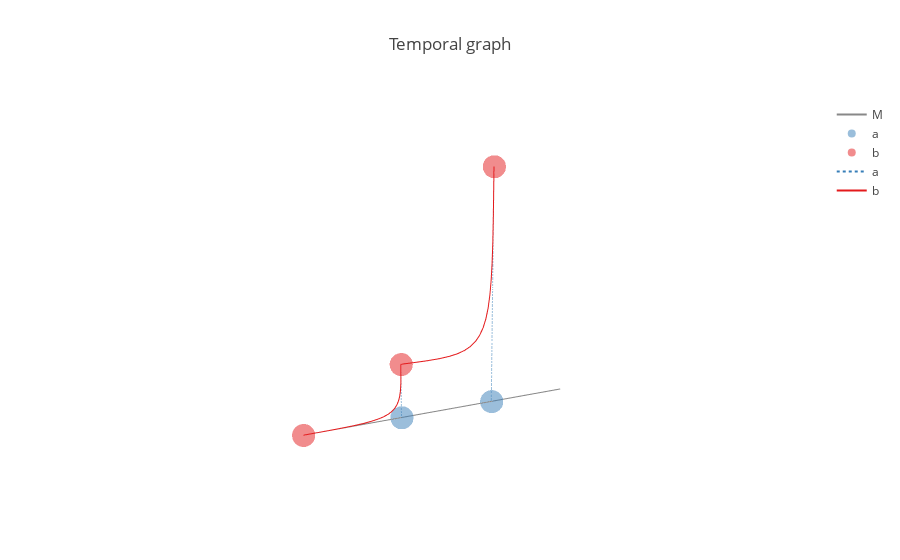

The code cell stored with this chart in its notebook:
### Markdown cell above
## Visualisation

### Code cell
import occ.vis.occasion_graph
g = occ.vis.occasion_graph.generate_causal_graph_figure(occasion_graph, medium_graph)

from plotly.offline import init_notebook_mode, iplot
init_notebook_mode(connected=True)
iplot(g)

### Figure 1 — Plotly figure (JSON) as saved in the notebook; plotly's stock layout.template omitted (floating-point values rounded to 4 significant figures)
{"data": [{"hoverinfo": "none", "line": {"color": "#888"}, "mode": "lines", "name": "M", "type": "scatter3d", "uid": "828378a3-e545-4b94-a1b0-384fd697158f", "x": [0.8957, 0.3179, null, 0.3179, -0.3178, null, -0.3178, -0.8958, null], "y": [-0.9999, -0.3548, null, -0.3548, 0.3547, null, 0.3547, 1, null], "z": [0, 0, null, 0, 0, null, 0, 0, null]}, {"hoverinfo": "text", "marker": {"color": "rgb(55,126,184)", "opacity": 0.5}, "mode": "markers", "name": "a", "text": ["a1@0.0", "a2@0.0"], "type": "scatter3d", "uid": "5d5fd9b2-ad89-4bd9-ac21-59845347a449", "x": [0.3179, -0.3178], "y": [-0.3548, 0.3547], "z": [0, 0]}, {"hoverinfo": "text", "marker": {"color": "rgb(228,26,28)", "opacity": 0.5}, "mode": "markers", "name": "b", "text": ["b0@0.0", "b1@0.5", "b2@2.3"], "type": "scatter3d", "uid": "f06a373e-0381-4749-8595-e9869bcfb4be", "x": [0.8957, 0.3179, -0.3178], "y": [-0.9999, -0.3548, 0.3547], "z": [0, 0.5, 2.3]}, {"hoverinfo": "none", "line": {"color": "rgb(55,126,184)", "dash": "dot"}, "mode": "lines", "name": "a", "type": "scatter3d", "uid": "19beba64-95a3-49bb-9af6-27aac74a63f0", "x": [null, 0.3179, 0.3179, 0.3179, 0.3179, 0.3179, 0.3179, 0.3179, 0.3179, 0.3179, 0.3179, 0.3179, 0.3179, 0.3179, 0.3179, 0.3179, 0.3179, 0.3179, 0.3179, 0.3179, 0.3179, null, -0.3178, -0.3178, -0.3178, -0.3178, -0.3178, -0.3178, -0.3178, -0.3178, -0.3178, -0.3178, -0.3178, -0.3178, -0.3178, -0.3178, -0.3178, -0.3178, -0.3178, -0.3178, -0.3178, -0.3178], "y": [null, -0.3548, -0.3548, -0.3548, -0.3548, -0.3548, -0.3548, -0.3548, -0.3548, -0.3548, -0.3548, -0.3548, -0.3548, -0.3548, -0.3548, -0.3548, -0.3548, -0.3548, -0.3548, -0.3548, -0.3548, null, 0.3547, 0.3547, 0.3547, 0.3547, 0.3547, 0.3547, 0.3547, 0.3547, 0.3547, 0.3547, 0.3547, 0.3547, 0.3547, 0.3547, 0.3547, 0.3547, 0.3547, 0.3547, 0.3547, 0.3547], "z": [null, 0, 7.29e-05, 0.0005832, 0.001968, 0.004665, 0.009112, 0.01575, 0.025, 0.03732, 0.05314, 0.0729, 0.09703, 0.126, 0.1602, 0.2, 0.246, 0.2986, 0.3581, 0.4251, 0.5, null, 0, 0.0003353, 0.002683, 0.009054, 0.02146, 0.04192, 0.07243, 0.115, 0.1717, 0.2445, 0.3353, 0.4463, 0.5794, 0.7367, 0.9201, 1.132, 1.373, 1.647, 1.956, 2.3]}, {"hoverinfo": "none", "line": {"color": "rgb(55,126,184)"}, "mode": "lines", "name": "a", "type": "scatter3d", "uid": "7bb9fbaf-acf0-4444-b3d1-6f8ad03f57a8", "x": [], "y": [], "z": []}, {"hoverinfo": "none", "line": {"color": "rgb(228,26,28)", "dash": "dot"}, "mode": "lines", "name": "b", "type": "scatter3d", "uid": "40882434-a080-454a-86e2-c7ac23e3c5f4", "x": [], "y": [], "z": []}, {"hoverinfo": "none", "line": {"color": "rgb(228,26,28)"}, "mode": "lines", "name": "b", "type": "scatter3d", "uid": "f7d355ad-15f4-4b14-a9c1-6bee2881c17f", "x": [null, 0.8957, 0.8092, 0.7318, 0.663, 0.6022, 0.5491, 0.503, 0.4635, 0.43, 0.4021, 0.3793, 0.361, 0.3468, 0.3361, 0.3284, 0.3233, 0.3202, 0.3186, 0.318, 0.3179, null, 0.3179, 0.2227, 0.1375, 0.06183, -0.004989, -0.06347, -0.1142, -0.1576, -0.1944, -0.2251, -0.2502, -0.2703, -0.286, -0.2977, -0.3062, -0.3118, -0.3153, -0.317, -0.3177, -0.3178], "y": [null, -0.9999, -0.9033, -0.8169, -0.7401, -0.6722, -0.6129, -0.5615, -0.5173, -0.48, -0.4489, -0.4234, -0.403, -0.3871, -0.3751, -0.3666, -0.3609, -0.3574, -0.3556, -0.3549, -0.3548, null, -0.3548, -0.2486, -0.1535, -0.06899, 0.005595, 0.07087, 0.1275, 0.176, 0.2171, 0.2513, 0.2793, 0.3018, 0.3193, 0.3324, 0.3418, 0.3481, 0.352, 0.3539, 0.3546, 0.3547], "z": [null, 0, 7.29e-05, 0.0005832, 0.001968, 0.004665, 0.009112, 0.01575, 0.025, 0.03732, 0.05314, 0.0729, 0.09703, 0.126, 0.1602, 0.2, 0.246, 0.2986, 0.3581, 0.4251, 0.5, null, 0.5, 0.5003, 0.5021, 0.5071, 0.5168, 0.5328, 0.5567, 0.59, 0.6344, 0.6913, 0.7624, 0.8493, 0.9535, 1.077, 1.22, 1.386, 1.575, 1.789, 2.03, 2.3]}], "layout": {"autosize": true, "hovermode": "closest", "scene": {"aspectmode": "auto", "aspectratio": {"x": 0.887, "y": 0.9901, "z": 1.139}, "camera": {"center": {"x": 0, "y": 0, "z": 0}, "eye": {"x": 1.894, "y": 0.5525, "z": 0.2349}, "projection": {"type": "perspective"}, "up": {"x": 0, "y": 0, "z": 1}}, "xaxis": {"autorange": true, "showgrid": false, "showline": false, "showspikes": false, "showticklabels": false, "ticks": "", "title": {"text": ""}, "type": "linear", "zeroline": false}, "yaxis": {"autorange": true, "showgrid": false, "showline": false, "showspikes": false, "showticklabels": false, "ticks": "", "title": {"text": ""}, "type": "linear", "zeroline": false}, "zaxis": {"autorange": true, "showgrid": false, "showline": false, "showspikes": false, "showticklabels": false, "ticks": "", "title": {"text": ""}, "type": "linear", "zeroline": false}}, "title": {"text": "Temporal graph"}}}
